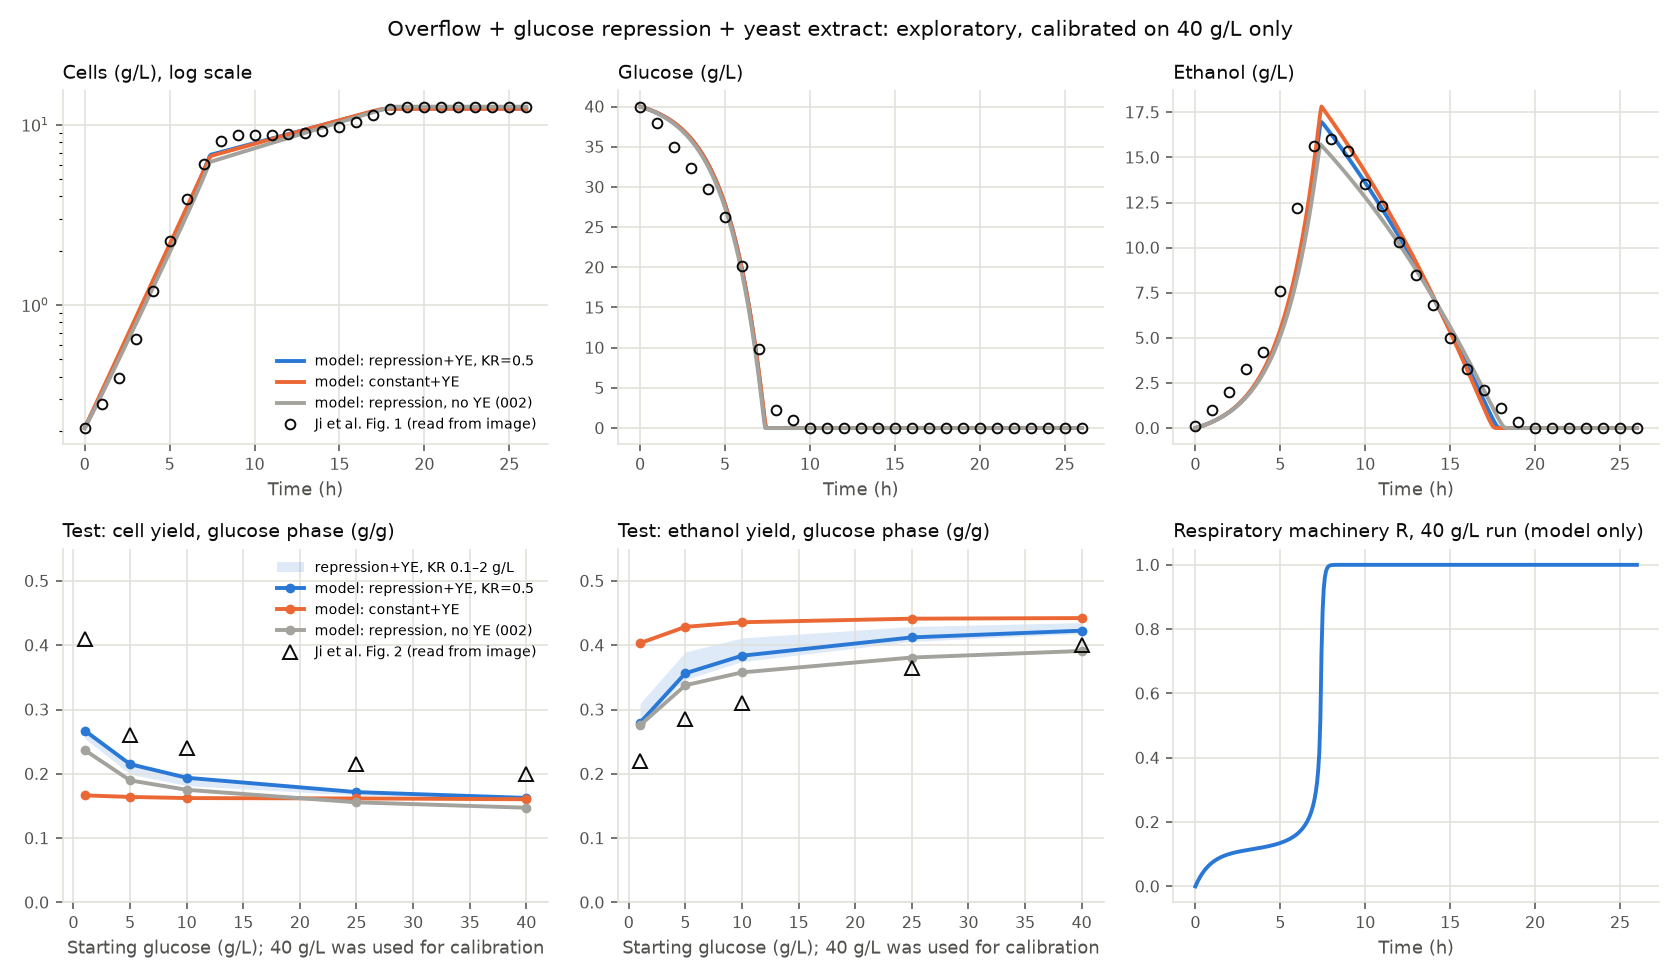

The script that saved this image:
# /// script
# requires-python = ">=3.11"
# dependencies = ["numpy", "scipy", "matplotlib"]
# ///
"""EXPLORATORY: 002 plus yeast extract as a second carbon source.

Step 5 of the first goal (see docs/LEARNING.md). This is a learning model, not the engine.
Identical to 002_overflow_repression.py except for yeast extract (YE).

Why: a carbon balance on Ji et al.'s 40 g/L yields needs more carbon than the glucose supplies.
Ji's batch medium contains about 0.22 g yeast extract per g glucose (Table 1), and yeast extract
is about 0.43 g carbon per g (Schroeder-Kleeberg et al. 2025). See docs/reviews.

How YE is represented, as the simplest assumption and without claiming a mechanism: YE is
co-consumed with glucose in the ratio in which it was added, and each gram of YE consumed adds
Y_XYE grams of cells. Y_XYE is calibrated on the 40 g/L run only, together with the other
calibrated parameters.

What it represents, per gram of cells:
- Sugar uptake slows when sugar is scarce (qs = QS_MAX * S / (KS + S)).
- Uptake up to a threshold is respired, at a high yield. Uptake above the threshold
  overflows to ethanol, at a low yield. The model does not claim WHY the threshold
  exists; see docs/SOURCES.md for the competing explanations.
- Respiratory machinery R (0 = fully repressed, 1 = fully derepressed) sets the threshold.
  R recovers when sugar is low and is repressed when sugar is high. Ethanol can only be
  used as far as the machinery is back (R), and not while glucose is high.
- The cells start repressed (R0 = 0), because Ji et al. precultured them on 20 g/L glucose.

Deliberate simplifications: perfect mixing, enough oxygen and other nutrients, one
average cell, no lag, no death, no ethanol evaporation, no carry-over from the preculture.

Evidence split (agreed with Jakob): calibrate ONLY on Ji et al. Figure 1 (40 g/L), then
predict the glucose-phase yields at 1, 5, 10 and 25 g/L and compare with Figure 2.

Run with:  uv run explorations/003_with_yeast_extract.py
"""

import csv
from dataclasses import dataclass, replace
from pathlib import Path

import matplotlib.pyplot as plt
import numpy as np
from scipy.integrate import solve_ivp
from scipy.optimize import least_squares

HERE = Path(__file__).parent

# --- Fixed parameters: literature (other strains) or derived. See docs/SOURCES.md. ---
Y_OX = 0.50  # g cells / g glucose respired (Postma 1989, CBS 8066 chemostat)
Y_RED = 0.10  # g cells / g glucose fermented (Verduyn 1990, anaerobic chemostat)
Y_ETOH = 0.45  # g ethanol / g glucose fermented. Derived: 0.51 stoichiometric maximum, minus
#               the carbon that goes into 0.10 g of cells (assumed composition CH1.8O0.5N0.2).
KS = 0.1  # g/L, sugar level at which uptake is half its maximum (Verduyn 1990, ~0.55 mM)
KE = 0.1  # g/L, the same for ethanol. ASSUMPTION: order of magnitude, borrowed from KS.
QCRIT_MAX = 0.8  # g glucose / g cells / h, threshold when derepressed (inferred from Postma 1989)
K_REP = 1.0  # 1/h, repression rate. NOT SOURCED and not calibrated. It is not irrelevant:
#             together with k_rec it sets how much machinery survives while glucose is high.
#             Only the balance between the two is visible in one run.
R0 = 0.0  # starting machinery: fully repressed (Ji et al. preculture)

# Starting glucose level at which repression is half-active. NOT SOURCED: shown as a range.
KR_VALUES = (0.1, 0.5, 2.0)

# Ji et al. Table 1: yeast extract (g/L) for each starting glucose level (g/L).
YE0 = {1: 0.2, 5: 1.1, 10: 2.2, 25: 5.6, 40: 8.9}

# Ji et al. Figure 2, read from the image. RESERVED AS THE TEST: never used for fitting.
FIG2 = {1: (0.41, 0.22), 5: (0.26, 0.285), 10: (0.24, 0.31), 25: (0.215, 0.365), 40: (0.20, 0.40)}


@dataclass(frozen=True)
class Params:
    qs_max: float  # g glucose / g cells / h
    qcrit_min: float  # g glucose / g cells / h, threshold when fully repressed
    k_rec: float  # 1/h, recovery rate of the machinery
    qe_max: float  # g ethanol / g cells / h
    y_xe: float  # g cells / g ethanol
    kr: float  # g/L, see KR_VALUES
    repression: bool = True  # False: constant threshold, machinery always available
    y_xye: float = 0.0  # g cells / g yeast extract consumed
    yeast_extract: bool = True
    ye_ratio: float = 0.0  # g YE per g glucose in the medium; set per run in simulate()


def rates(p: Params, x: float, s: float, e: float, r: float, ye: float) -> tuple[float, ...]:
    s, e = max(s, 0.0), max(e, 0.0)
    g = s / (s + p.kr)  # how strongly glucose is signalling "repress" (0..1)
    avail = r if p.repression else 1.0
    qs = p.qs_max * s / (KS + s)
    qcrit = p.qcrit_min + avail * (QCRIT_MAX - p.qcrit_min) if p.repression else p.qcrit_min
    q_resp = min(qs, qcrit)  # respired part of the uptake
    q_over = qs - q_resp  # overflow part, fermented to ethanol
    qe = p.qe_max * e / (KE + e) * avail * (1 - g)  # ethanol use needs machinery and low glucose
    q_ye = qs * p.ye_ratio if ye > 0 else 0.0  # co-consumed with glucose, in the medium's ratio
    mu = Y_OX * q_resp + Y_RED * q_over + p.y_xe * qe + p.y_xye * q_ye
    dx = mu * x
    ds = -qs * x
    de = (Y_ETOH * q_over - qe) * x
    dr = (p.k_rec * (1 - r) * (1 - g) - K_REP * r * g) if p.repression else 0.0
    return dx, ds, de, dr, -q_ye * x


def simulate(p: Params, s0: float, x0: float, t_end: float, t_eval=None):
    ye0 = YE0[int(s0)] if p.yeast_extract else 0.0
    p = replace(p, ye_ratio=ye0 / s0)
    sol = solve_ivp(
        lambda t, y: rates(p, *y), (0, t_end), [x0, s0, 0.0, R0, ye0],
        t_eval=t_eval, max_step=0.05, rtol=1e-7, atol=1e-9,
    )
    return sol.t, sol.y


def glucose_phase_yields(p: Params, s0: float, x0: float) -> tuple[float, float]:
    """Ji's definition: cells and ethanol formed per gram of glucose, up to glucose exhaustion."""
    t, (x, s, e, _, _) = simulate(p, s0, x0, t_end=40.0)
    i = int(np.argmax(s < 0.01 * s0))  # first time 99 % of the glucose is gone
    return (x[i] - x0) / s0, e[i] / s0


def load_fig1() -> dict[str, np.ndarray]:
    lines = [l for l in open(HERE / "data" / "ji2016_fig1_40gL.csv") if not l.startswith("#")]
    rows = list(csv.DictReader(lines))
    return {k: np.array([float(r[k]) for r in rows]) for k in rows[0]}


def calibrate(data: dict[str, np.ndarray], kr: float, repression: bool, yeast_extract: bool) -> Params:
    t = data["t_h"]

    def make(v) -> Params:
        return Params(*v[:5], kr=kr, repression=repression, yeast_extract=yeast_extract,
                      y_xye=v[5] if yeast_extract else 0.0)

    def residuals(v):
        p = make(v)
        _, (x, s, e, _, _) = simulate(p, 40.0, data["cells_g_per_L"][0], t[-1], t_eval=t)
        if len(x) != len(t):
            return np.full(3 * len(t), 10.0)
        return np.concatenate([
            np.log(x) - np.log(data["cells_g_per_L"]),  # relative error on cells
            (s - data["glucose_g_per_L"]) / 10.0,  # ~0.2 g/L reading error scaled like the cells
            (e - data["ethanol_g_per_L"]) / 10.0,
        ])

    #         qs_max qcrit_min k_rec qe_max y_xe [y_xye]
    start = [2.0, 0.2, 1.0, 0.3, 0.4] + ([0.3] if yeast_extract else [])
    lower = [0.2, 0.0, 0.01, 0.01, 0.05] + ([0.0] if yeast_extract else [])
    upper = [10.0, QCRIT_MAX, 20.0, 3.0, 0.8] + ([1.0] if yeast_extract else [])
    fit = least_squares(residuals, start, bounds=(lower, upper))
    return make(fit.x)


def main() -> None:
    data = load_fig1()
    x0 = data["cells_g_per_L"][0]  # same 5 % inoculum in every run
    models = {f"repression+YE, KR={kr}": calibrate(data, kr, True, True) for kr in KR_VALUES}
    models["constant+YE"] = calibrate(data, KR_VALUES[1], False, True)
    models["repression, no YE (002)"] = calibrate(data, KR_VALUES[1], True, False)

    print("Calibrated on 40 g/L only:")
    for name, p in models.items():
        print(f"  {name:24s} qs_max={p.qs_max:.2f} qcrit_min={p.qcrit_min:.2f} "
              f"k_rec={p.k_rec:.2f} qe_max={p.qe_max:.2f} y_xe={p.y_xe:.2f} y_xye={p.y_xye:.2f}")

    print("\nTest: glucose-phase cell yield (g/g), model vs Ji Fig. 2")
    levels = sorted(FIG2)
    print("  S0      Ji  " + "  ".join(f"{n[:22]:>22s}" for n in models))
    table = {n: [glucose_phase_yields(p, s0, x0) for s0 in levels] for n, p in models.items()}
    for i, s0 in enumerate(levels):
        tag = "(calib.)" if s0 == 40 else ""
        print(f"  {s0:>3} {FIG2[s0][0]:6.2f}  " + "  ".join(f"{table[n][i][0]:22.2f}" for n in models) + f"  {tag}")
    print("\nTest: glucose-phase ethanol yield (g/g)")
    for i, s0 in enumerate(levels):
        print(f"  {s0:>3} {FIG2[s0][1]:6.2f}  " + "  ".join(f"{table[n][i][1]:22.2f}" for n in models))

    plot(data, models, table, levels)


def plot(data, models, table, levels) -> None:
    ink, muted, grid = "#0b0b0b", "#52514e", "#e1e0d9"
    main_name = "repression+YE, KR=0.5"
    colors = {main_name: "#2a78d6", "constant+YE": "#eb6834", "repression, no YE (002)": "#a3a29c"}

    def style(ax, title):
        ax.set_title(title, loc="left", color=ink, fontsize=10)
        ax.grid(True, color=grid, linewidth=0.8)
        ax.tick_params(colors=muted, labelsize=8)
        for side in ("top", "right"):
            ax.spines[side].set_visible(False)
        for side in ("left", "bottom"):
            ax.spines[side].set_color(grid)

    fig, axes = plt.subplots(2, 3, figsize=(12, 7))
    t = np.linspace(0, 26, 400)
    for ax, key, title, log in (
        (axes[0, 0], "cells_g_per_L", "Cells (g/L), log scale", True),
        (axes[0, 1], "glucose_g_per_L", "Glucose (g/L)", False),
        (axes[0, 2], "ethanol_g_per_L", "Ethanol (g/L)", False),
    ):
        idx = {"cells_g_per_L": 0, "glucose_g_per_L": 1, "ethanol_g_per_L": 2}[key]
        for name, color in colors.items():
            _, y = simulate(models[name], 40.0, data["cells_g_per_L"][0], 26, t_eval=t)
            ax.plot(t, y[idx], color=color, linewidth=2, label=f"model: {name}")
        ax.plot(data["t_h"], data[key], "o", mfc="none", mec=ink, ms=5, label="Ji et al. Fig. 1 (read from image)")
        if log:
            ax.set_yscale("log")
        style(ax, title)
        ax.set_xlabel("Time (h)", color=muted, fontsize=9)
    axes[0, 0].legend(fontsize=7, frameon=False, loc="lower right")

    for ax, j, title in ((axes[1, 0], 0, "Test: cell yield, glucose phase (g/g)"),
                         (axes[1, 1], 1, "Test: ethanol yield, glucose phase (g/g)")):
        kr_names = [n for n in models if n.startswith("repression+YE")]
        lo = [min(table[n][i][j] for n in kr_names) for i in range(len(levels))]
        hi = [max(table[n][i][j] for n in kr_names) for i in range(len(levels))]
        ax.fill_between(levels, lo, hi, color="#2a78d6", alpha=0.15, linewidth=0,
                        label="repression+YE, KR 0.1–2 g/L")
        for name, color in colors.items():
            ax.plot(levels, [v[j] for v in table[name]], color=color, linewidth=2, marker="o", ms=4,
                    label=f"model: {name}")
        ax.plot(levels, [FIG2[s][j] for s in levels], "^", mfc="none", mec=ink, ms=7,
                label="Ji et al. Fig. 2 (read from image)")
        ax.set_ylim(0, 0.55)
        style(ax, title)
        ax.set_xlabel("Starting glucose (g/L); 40 g/L was used for calibration", color=muted, fontsize=9)
    axes[1, 0].legend(fontsize=7, frameon=False, loc="upper right")

    _, y = simulate(models[main_name], 40.0, data["cells_g_per_L"][0], 26, t_eval=t)
    axes[1, 2].plot(t, y[3], color="#2a78d6", linewidth=2)
    axes[1, 2].set_ylim(-0.05, 1.05)
    style(axes[1, 2], "Respiratory machinery R, 40 g/L run (model only)")
    axes[1, 2].set_xlabel("Time (h)", color=muted, fontsize=9)

    fig.suptitle("Overflow + glucose repression + yeast extract: exploratory, calibrated on 40 g/L only",
                 color=ink, fontsize=11)
    fig.tight_layout()
    fig.savefig(HERE / "003_with_yeast_extract.png", dpi=140)


if __name__ == "__main__":
    main()
